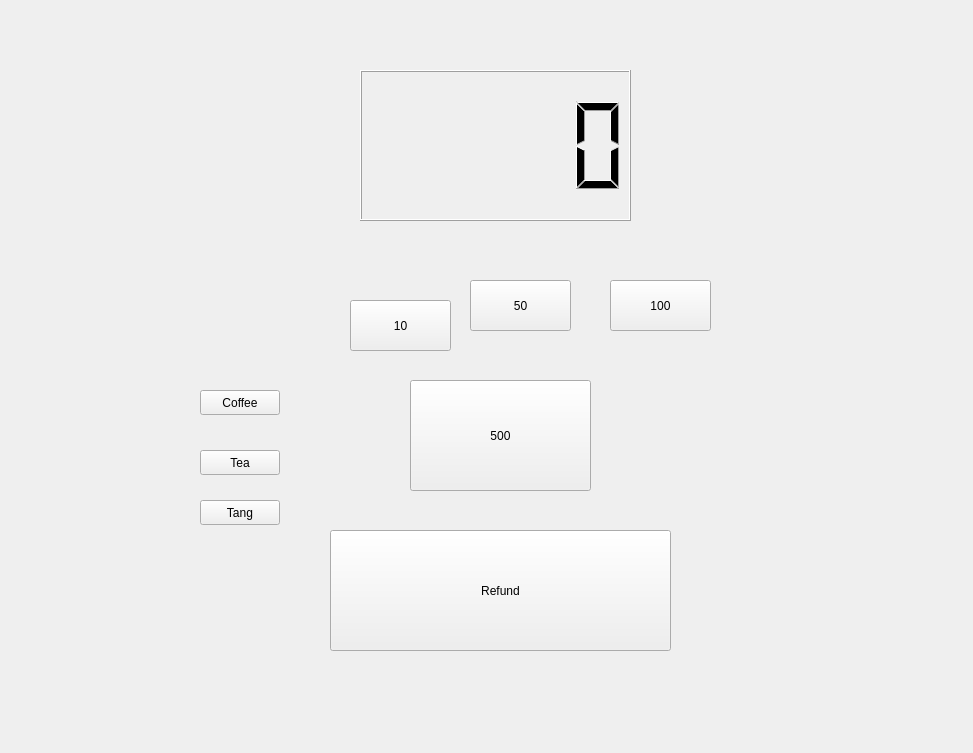
<?xml version="1.0" encoding="UTF-8"?>
<ui version="4.0">
 <class>Widget</class>
 <widget class="QWidget" name="Widget">
  <property name="geometry">
   <rect>
    <x>0</x>
    <y>0</y>
    <width>973</width>
    <height>753</height>
   </rect>
  </property>
  <property name="windowTitle">
   <string>Widget</string>
  </property>
  <widget class="QLCDNumber" name="lcdNumber">
   <property name="geometry">
    <rect>
     <x>360</x>
     <y>70</y>
     <width>271</width>
     <height>151</height>
    </rect>
   </property>
  </widget>
  <widget class="QPushButton" name="pbCoin10">
   <property name="geometry">
    <rect>
     <x>350</x>
     <y>300</y>
     <width>101</width>
     <height>51</height>
    </rect>
   </property>
   <property name="text">
    <string>10</string>
   </property>
  </widget>
  <widget class="QPushButton" name="pbCoin50">
   <property name="geometry">
    <rect>
     <x>470</x>
     <y>280</y>
     <width>101</width>
     <height>51</height>
    </rect>
   </property>
   <property name="text">
    <string>50</string>
   </property>
  </widget>
  <widget class="QPushButton" name="pbCoin100">
   <property name="geometry">
    <rect>
     <x>610</x>
     <y>280</y>
     <width>101</width>
     <height>51</height>
    </rect>
   </property>
   <property name="text">
    <string>100</string>
   </property>
  </widget>
  <widget class="QPushButton" name="pbCoin500">
   <property name="geometry">
    <rect>
     <x>410</x>
     <y>380</y>
     <width>181</width>
     <height>111</height>
    </rect>
   </property>
   <property name="text">
    <string>500</string>
   </property>
  </widget>
  <widget class="QPushButton" name="pbBuyCoffee">
   <property name="geometry">
    <rect>
     <x>200</x>
     <y>390</y>
     <width>80</width>
     <height>25</height>
    </rect>
   </property>
   <property name="text">
    <string>Coffee</string>
   </property>
  </widget>
  <widget class="QPushButton" name="pbBuyTea">
   <property name="geometry">
    <rect>
     <x>200</x>
     <y>450</y>
     <width>80</width>
     <height>25</height>
    </rect>
   </property>
   <property name="text">
    <string>Tea</string>
   </property>
  </widget>
  <widget class="QPushButton" name="pbBuyTang">
   <property name="geometry">
    <rect>
     <x>200</x>
     <y>500</y>
     <width>80</width>
     <height>25</height>
    </rect>
   </property>
   <property name="text">
    <string>Tang</string>
   </property>
  </widget>
  <widget class="QPushButton" name="pbReset">
   <property name="geometry">
    <rect>
     <x>330</x>
     <y>530</y>
     <width>341</width>
     <height>121</height>
    </rect>
   </property>
   <property name="text">
    <string>Refund</string>
   </property>
  </widget>
 </widget>
 <resources/>
 <connections/>
</ui>
